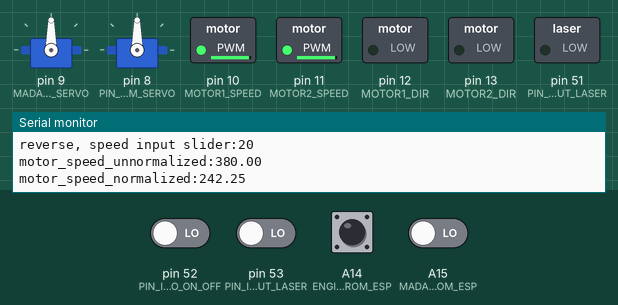
Simulated run of this sketch. Board: Arduino Mega 2560, built with avr-gcc and run on an emulated ATmega2560. On the bench: 2 × servo, switched loads named in the sketch (green lamp = pin HIGH), the last lines printed to the serial monitor. The inputs (shaded band) are chosen by the test bench; at power-on: A14 (ENGINES_SLIDER_PIN_INPUT_FROM_ESP), A15 (MADAF_SERVO_PIN_INPUT_FROM_ESP), pin 52 (PIN_INPUT_SERVO_ON_OFF), pin 53 (PIN_INPUT_LASER) LOW.

Above: at 4.4 s.
4.5 s: pin 52 (PIN_INPUT_SERVO_ON_OFF) driven HIGH
At 6.6 s:
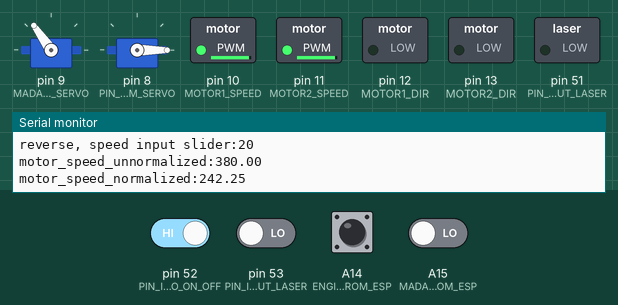
6.9 s: pin 53 (PIN_INPUT_LASER) driven HIGH
At 8.7 s:
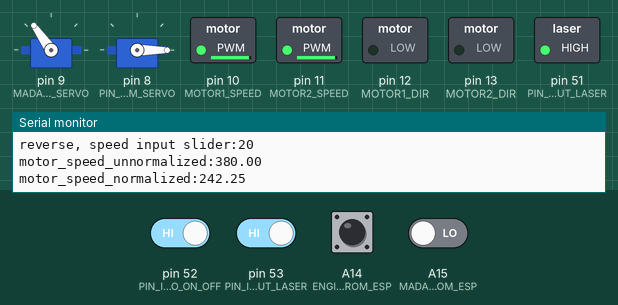
9.0 s: pin 52 (PIN_INPUT_SERVO_ON_OFF) driven LOW
At 10.8 s:
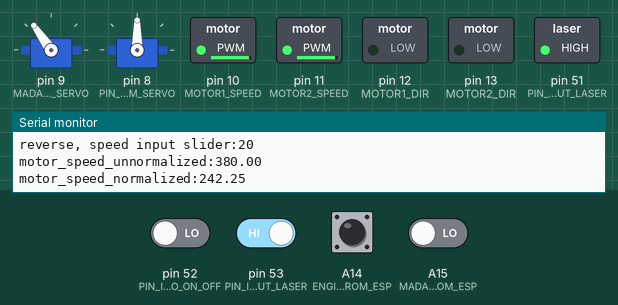
11.2 s: pin 53 (PIN_INPUT_LASER) driven LOW
At 12.9 s:
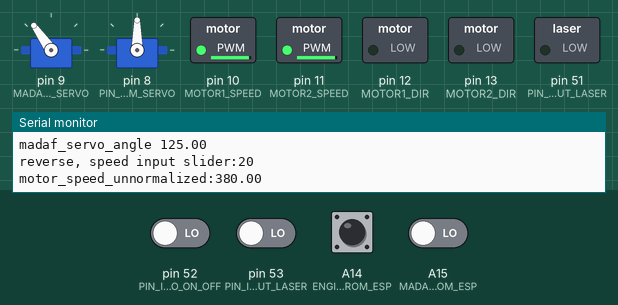
13.3 s: A14 (ENGINES_SLIDER_PIN_INPUT_FROM_ESP) pulsed HIGH 5 times (0.12 s each, 0.3 s apart)
At 15.1 s:
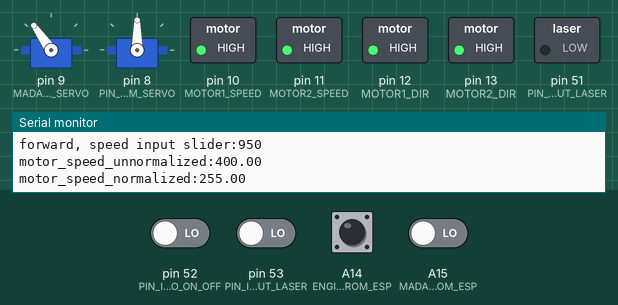
Timing chart, 0 to 18.0 s (numbered marks = the images above; inputs shaded):
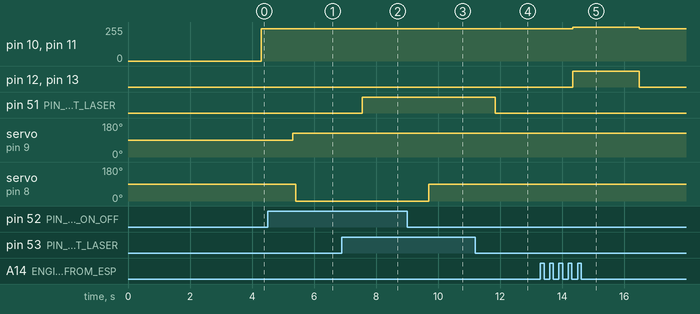

Measured:
- after the input at 4.5 s, servo on pin 8 (PIN_PWM_SERVO): 90° → 0° after 0.91 s
- after the input at 6.9 s, pin 51 (PIN_OUTPUT_LASER): LOW → HIGH after 0.65 s
- after the input at 9.0 s, servo on pin 8 (PIN_PWM_SERVO): 0° → 90° after 0.70 s
- after the input at 11.2 s, pin 51 (PIN_OUTPUT_LASER): HIGH → LOW after 0.65 s
- after the input at 13.3 s, pin 10 (MOTOR1_SPEED), pin 11 (MOTOR2_SPEED): 242/255 → 255/255 after 1.1 s, → 242/255 2.1 s later; pin 12 (MOTOR1_DIR), pin 13 (MOTOR2_DIR): LOW → HIGH after 1.1 s, → LOW 2.1 s later

The sketch:

sketch_mar21a_entire_proj_ver01.ino
```cpp
//entire proj ver01:

//INCLUDES:
//madaf_servo_ver02: //and for delet
#include <Servo.h>

//PINS DEFINES:
//engines motors_ver01
//INPUTS PINS:
int ENGINES_SLIDER_PIN_INPUT_FROM_ESP = A14; //analog data from esp //A14 to GP5(D1)
int MOTOR1_DIR = 12;
int MOTOR1_SPEED = 10;
int MOTOR2_DIR = 13;
int MOTOR2_SPEED = 11;
//madaf_servo_ver02:
//INPUTS PINS:
int MADAF_SERVO_PIN_INPUT_FROM_ESP = A15; //analog data from esp //A15 to GP4(D2)
int MADAF_SERVO_PIN_INPUT_FROM_SERVO = 9; //digital pin in arduino (orange wire)
//delet_ver01:
//INPUTS PINS:
#define PIN_INPUT_SERVO_ON_OFF 52 //D52 TO GP0(D3)
#define PIN_PWM_SERVO 8 //(orange wire)
//laser on/off:
#define PIN_INPUT_LASER 53 //D53 TO GP2(D4)
#define PIN_OUTPUT_LASER 51

//VALUE FROM ESP INPUT DEFINES:
//engines motors_ver01
#define ENGINES_MOTORS_REVERSE_TRESH_HOLD 400
#define ENGINES_MOTORS_BREAK_TRESH_HOLD 550
#define ENGINES_MOTORS_FORWARD_TRESH_HOLD 950
//madaf_servo_ver02:
//ESP VALUES INPUTS DEFINES:
#define ESP_MIN_INPUT 20
#define ESP_MAX_INPUT 950

//FUNCTIONS SIGNATURES:
//engines motors_ver01
void reverse_(unsigned long engines_slider_input_from_esp_value);
void break_(unsigned long engines_slider_input_from_esp_value);
void forward_(unsigned long engines_slider_input_from_esp_value);
//madaf_servo_ver02:
void create_arr_dyn(float *arr, int arr_min_value, int arr_max_value, float hop_len);
void Angle_(void);

//VARIABLES:
//engines motors_ver01
#define MAX_SPEED 255
unsigned long engines_slider_input_from_esp_value = 0;
float motor_speed_unnormalized ;
float motor_speed_normalized;
//madaf_servo_ver02:
//ANGLES DEFINES:
#define MADAF_SERVO_INIT_ANGLE 90
#define MADAF_SERVO_MADAF_SERVO_MAX_ANGLE_TO_ROTATE 35
#define MADAF_SERVO_ANGLE_HOP 5
// Create a servo object
Servo Madaf_Servo;
int MADAF_SERVO_MIN_ANGLE;
int MADAF_SERVO_MAX_ANGLE;
int madaf_servo_angle_arr_len ;
float madaf_servo_angle_arr[100];
int esp_input_hops;
unsigned long esp_input;
int madaf_servo_angle_index_arr;
float madaf_servo_angle;
//delet_ver01:
#define SERVO_INIT_ANGLE 90
#define SERVO_FINAL_ANGLE 0
Servo servo_delet;
int angle = SERVO_INIT_ANGLE;
//laser on/off:
int Flag_Input_Laser;


void setup()
{

/////////////////////////////////////////////////
  //engines motors_ver01
  Serial.begin(9600);
  //inputs
  pinMode(ENGINES_SLIDER_PIN_INPUT_FROM_ESP, INPUT);

  //outputs
  pinMode(MOTOR1_DIR, OUTPUT);
  pinMode(MOTOR1_SPEED, OUTPUT);
  pinMode(MOTOR2_DIR, OUTPUT);
  pinMode(MOTOR2_SPEED, OUTPUT);

/////////////////////////////////////////////////

//madaf_servo_ver02:
//  Serial.begin(9600);

  MADAF_SERVO_MIN_ANGLE = MADAF_SERVO_INIT_ANGLE - MADAF_SERVO_MADAF_SERVO_MAX_ANGLE_TO_ROTATE ;
  MADAF_SERVO_MAX_ANGLE = MADAF_SERVO_INIT_ANGLE + MADAF_SERVO_MADAF_SERVO_MAX_ANGLE_TO_ROTATE ;

  //create an arr of angles
  madaf_servo_angle_arr_len = (MADAF_SERVO_MAX_ANGLE - MADAF_SERVO_MIN_ANGLE) / MADAF_SERVO_ANGLE_HOP + 1;
  create_arr_dyn(&madaf_servo_angle_arr[0], MADAF_SERVO_MIN_ANGLE, MADAF_SERVO_MAX_ANGLE, MADAF_SERVO_ANGLE_HOP);
  //  for (int i = 0; i < madaf_servo_angle_arr_len; i++)
  //  {
  //    Serial.println(madaf_servo_angle_arr[i]);
  //  }

  esp_input_hops = (ESP_MAX_INPUT - ESP_MIN_INPUT) / madaf_servo_angle_arr_len;

  //Serial.println(esp_input_hops);

  // We need to attach the servo to the used pin number
  Madaf_Servo.attach(MADAF_SERVO_PIN_INPUT_FROM_SERVO);
//  madaf_servo_angle = MADAF_SERVO_INIT_ANGLE;
  Madaf_Servo.write(MADAF_SERVO_INIT_ANGLE);

/////////////////////////////////////////////////

//delet_ver01:
  pinMode(PIN_INPUT_SERVO_ON_OFF, INPUT);

  servo_delet.attach(PIN_PWM_SERVO);
  servo_delet.write(angle);

/////////////////////////////////////////////////

//laser on/off:
  pinMode(PIN_INPUT_LASER,INPUT);
  pinMode(PIN_OUTPUT_LASER,OUTPUT);

/////////////////////////////////////////////////
}

void loop()
{

/////////////////////////////////////////////////
  //engines motors_ver01:
  engines_slider_input_from_esp_value = pulseIn(ENGINES_SLIDER_PIN_INPUT_FROM_ESP, HIGH);
    if (engines_slider_input_from_esp_value<ESP_MIN_INPUT)
  {
    engines_slider_input_from_esp_value = ESP_MIN_INPUT;
  }
  if (engines_slider_input_from_esp_value>ESP_MAX_INPUT)
  {
    engines_slider_input_from_esp_value = ESP_MAX_INPUT;
  }

  if (engines_slider_input_from_esp_value < ENGINES_MOTORS_REVERSE_TRESH_HOLD)
  {
    reverse_(engines_slider_input_from_esp_value);
  }
  else if (engines_slider_input_from_esp_value > ENGINES_MOTORS_REVERSE_TRESH_HOLD && engines_slider_input_from_esp_value < ENGINES_MOTORS_BREAK_TRESH_HOLD)
  {
    break_(engines_slider_input_from_esp_value);
  }
  else
  {
    forward_(engines_slider_input_from_esp_value);
  }

/////////////////////////////////////////////////

//madaf_servo_ver02:
  Angle_();

/////////////////////////////////////////////////

//delet_ver01:
  // scan from SERVO_INIT_ANGLE to SERVO_FINAL_ANGLE degrees
  if (digitalRead(PIN_INPUT_SERVO_ON_OFF) == 1)
  {
    servo_delet.write(SERVO_FINAL_ANGLE);
  }
  else
  {
    servo_delet.write(SERVO_INIT_ANGLE);
  }

/////////////////////////////////////////////////

//laser on/off:
  Flag_Input_Laser = digitalRead(PIN_INPUT_LASER);
  digitalWrite(PIN_OUTPUT_LASER,Flag_Input_Laser);

/////////////////////////////////////////////////
}

//////////////////////////////////////////////////////////////////////////////////////////////////////////////////////
//FUNCTIONS:

////////////////////////////////////////////////////////////////////////
//engines motors_ver01:
void reverse_(unsigned long engines_slider_input_from_esp_value)
{
  Serial.print("reverse, speed input slider:");
  Serial.println(engines_slider_input_from_esp_value);

  motor_speed_unnormalized = (ENGINES_MOTORS_REVERSE_TRESH_HOLD - engines_slider_input_from_esp_value);
  Serial.print("motor_speed_unnormalized:");
  Serial.println(motor_speed_unnormalized);
  motor_speed_normalized = (motor_speed_unnormalized / ENGINES_MOTORS_REVERSE_TRESH_HOLD) * 255;
  Serial.print("motor_speed_normalized:");
  Serial.println(motor_speed_normalized);

  if (motor_speed_normalized > MAX_SPEED)
  {
    motor_speed_normalized = MAX_SPEED;
  }

  digitalWrite(MOTOR1_DIR, LOW); //reverse
  digitalWrite(MOTOR2_DIR, LOW); //reverse
  analogWrite(MOTOR1_SPEED, motor_speed_normalized);
  analogWrite(MOTOR2_SPEED, motor_speed_normalized);

  Serial.println();

}

void break_(unsigned long engines_slider_input_from_esp_value)
{
  Serial.print("breake, speed input slider:");
  Serial.println(engines_slider_input_from_esp_value);

  motor_speed_normalized = 0;
  Serial.print("motor_speed_normalized:");
  Serial.println(motor_speed_normalized);

  analogWrite(MOTOR1_SPEED, motor_speed_normalized);
  analogWrite(MOTOR2_SPEED, motor_speed_normalized);

  Serial.println();
}

void forward_(unsigned long engines_slider_input_from_esp_value)
{
  if (engines_slider_input_from_esp_value >= 1023)
  {
    engines_slider_input_from_esp_value = 1023;
  }
  Serial.print("forward, speed input slider:");
  Serial.println(engines_slider_input_from_esp_value);

  motor_speed_unnormalized = (engines_slider_input_from_esp_value - ENGINES_MOTORS_BREAK_TRESH_HOLD);
  Serial.print("motor_speed_unnormalized:");
  Serial.println(motor_speed_unnormalized);
  motor_speed_normalized = (motor_speed_unnormalized / (ENGINES_MOTORS_FORWARD_TRESH_HOLD - ENGINES_MOTORS_BREAK_TRESH_HOLD)) * 255;
  Serial.print("motor_speed_normalized:");
  Serial.println(motor_speed_normalized);

  if (motor_speed_normalized > MAX_SPEED)
  {
    motor_speed_normalized = MAX_SPEED;
  }

  digitalWrite(MOTOR1_DIR, HIGH); //forward
  digitalWrite(MOTOR2_DIR, HIGH); //forward
  analogWrite(MOTOR1_SPEED, motor_speed_normalized);
  analogWrite(MOTOR2_SPEED, motor_speed_normalized);
  Serial.println();
}

////////////////////////////////////////////////////////////////////////
//madaf_servo_ver02:
void Angle_()
{
  esp_input = pulseIn(MADAF_SERVO_PIN_INPUT_FROM_ESP, HIGH);
  Serial.print("angle esp_input ");
  Serial.println(esp_input);
  if (esp_input<ESP_MIN_INPUT)
  {
    esp_input = ESP_MIN_INPUT;
  }
  if (esp_input>ESP_MAX_INPUT)
  {
    esp_input = ESP_MAX_INPUT;
  }
  madaf_servo_angle_index_arr = (esp_input / esp_input_hops);
  Serial.print("madaf_servo_angle_index_arr ");
  Serial.println(madaf_servo_angle_index_arr);
  madaf_servo_angle = madaf_servo_angle_arr[madaf_servo_angle_index_arr];
  Serial.print("madaf_servo_angle ");
  Serial.println(madaf_servo_angle);
  Madaf_Servo.write(madaf_servo_angle);

  delay(100);

  Serial.println();
}

void create_arr_dyn(float *arr, int arr_min_value, int arr_max_value, float hop_len)
{
  Serial.print("arr_min_value ");
  Serial.println(arr_min_value);
  Serial.print("arr_max_value ");
  Serial.println(arr_max_value);
  Serial.print("hop_len ");
  Serial.println(hop_len);
  int arr_size = (arr_max_value - arr_min_value) / hop_len + 1;
  Serial.print("arr_size ");
  Serial.println(arr_size);
  //Insert data off the array
  for (int i = 0; i < arr_size ; i++)
  {
    arr[i] = arr_min_value + (arr_size-1-i) * hop_len;
    Serial.print("arr[");
    Serial.print(i);
    Serial.print("] = ");
    Serial.println(arr[i]);
  }
  Serial.println();
  delay(3000);
}

////////////////////////////////////////////////////////////////////////
```
